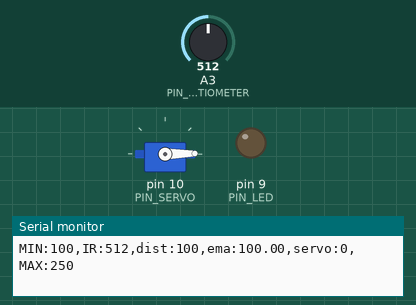
A sketch run on a simulated Arduino Uno, built with avr-gcc and run on an emulated ATmega328P. Parts: servo, output pins drawn as LEDs (lit = HIGH), the last lines printed to the serial monitor. The inputs (shaded band) are chosen by the test bench; at power-on: A3 (PIN_POTENTIOMETER) = 512.

Above: at 1.2 s.
1.3 s: A3 (PIN_POTENTIOMETER) set to 356
2.8 s: A3 (PIN_POTENTIOMETER) set to 335
At 3.1 s:
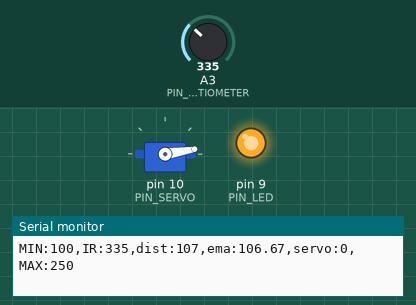
4.3 s: A3 (PIN_POTENTIOMETER) set to 306
At 5.5 s:
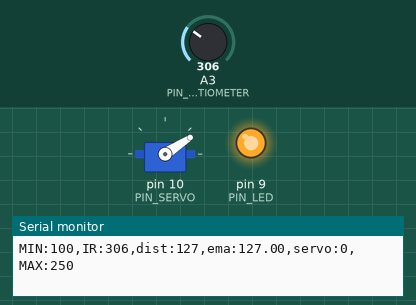
5.8 s: A3 (PIN_POTENTIOMETER) set to 240
At 6.6 s:
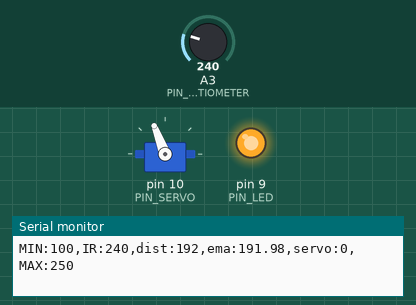
7.3 s: A3 (PIN_POTENTIOMETER) set to 260
At 7.7 s:
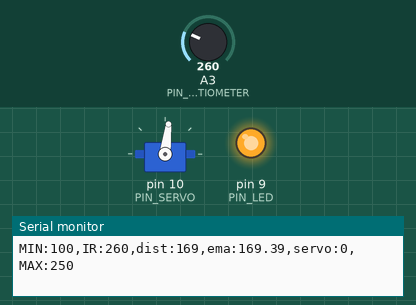
8.8 s: A3 (PIN_POTENTIOMETER) set to 122
At 10.1 s:
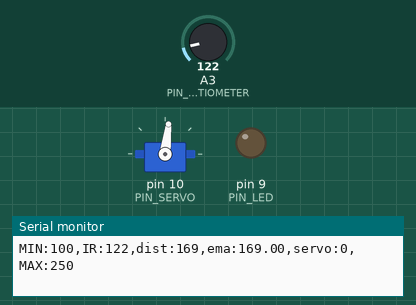
Timing chart, 0 to 11.3 s (numbered marks = the images above; inputs shaded):
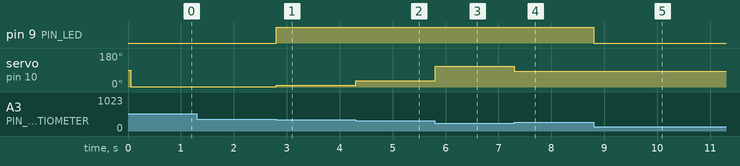

Measured:
- the behaviour switches between 348 and 347 on A3 (PIN_POTENTIOMETER) (found by bisection; images 0 and 1)
- after the input at 2.8 s, pin 9 (PIN_LED): LOW → HIGH at once; servo on pin 10 (PIN_SERVO): 1° → 9° at once
- after the input at 4.3 s, servo on pin 10 (PIN_SERVO): 9° → 33° at once
- after the input at 5.8 s, servo on pin 10 (PIN_SERVO): 33° → 111° at once
- after the input at 7.3 s, servo on pin 10 (PIN_SERVO): 111° → 83° at once
- after the input at 8.8 s, pin 9 (PIN_LED): HIGH → LOW at once

The sketch:

17_example_1.ino
```cpp
#include <Servo.h>

// Arduino pin assignment

#define PIN_POTENTIOMETER 3 // Potentiometer at Pin A3
// Add IR Sensor Definition Here !!!
#define PIN_LED 9
#define PIN_SERVO 10

#define DIST_MIN 100
#define DIST_MAX 250

#define _EMA_ALPHA 0.4

#define _DUTY_MIN 553  // servo full clock-wise position (0 degree)
#define _DUTY_NEU 1476 // servo neutral position (90 degree)
#define _DUTY_MAX 2399 // servo full counter-clockwise position (180 degree)

#define LOOP_INTERVAL 50   // Loop Interval (unit: msec)

Servo myservo;
float dist_ema, dist_prev = DIST_MIN;
unsigned long last_loop_time;   // unit: msec

void setup()
{
  pinMode(PIN_LED, OUTPUT);
  myservo.attach(PIN_SERVO);
  myservo.writeMicroseconds(_DUTY_NEU);

  Serial.begin(1000000);
}

void loop()
{
  unsigned long time_curr = millis();
  int a_value, duty, dist;

  // wait until next event time
  if (time_curr < (last_loop_time + LOOP_INTERVAL))
    return;
  last_loop_time += LOOP_INTERVAL;


  // Read IR Sensor value !!!
   a_value = analogRead(PIN_POTENTIOMETER);
  // Convert IR sensor value into distance !!!
  dist = (6762.0/(a_value-9)-4.0)*10.0 - 60.0;
  // we need distance range filter here !!!
  if (dist < DIST_MIN) {
    dist = dist_prev;           // cut lower than minimum
    digitalWrite(PIN_LED, 0);       // LED OFF
  } else if (dist > DIST_MAX) {
    dist= dist_prev;           // Cut higher than maximum
    digitalWrite(PIN_LED, 0);       // LED OFF
  } else {    // In desired Range
    digitalWrite(PIN_LED, 1);       // LED ON
    dist_prev = dist;
  }
  // we need EMA filter here !!!
  dist_ema = _EMA_ALPHA * dist + (1 - _EMA_ALPHA) * dist_ema;

  // map distance into duty
  if (dist_ema < DIST_MIN) {
    myservo.writeMicroseconds(_DUTY_MIN);// cut lower than minimum
  }
  else if (dist_ema > DIST_MAX) {
    myservo.writeMicroseconds(_DUTY_MAX);
  }
  else{
    myservo.writeMicroseconds(_DUTY_MIN + 12.3 * (dist - 100));
  };

  // print IR sensor value, distnace, duty !!!
  Serial.print("MIN:"); Serial.print(DIST_MIN);
  Serial.print(",IR:"); Serial.print(a_value);
  Serial.print(",dist:"); Serial.print(dist);
  Serial.print(",ema:"); Serial.print(dist_ema);
  Serial.print(",servo:"); Serial.print(duty);
  Serial.print(",MAX:"); Serial.print(DIST_MAX);
  Serial.println("");
}
```
